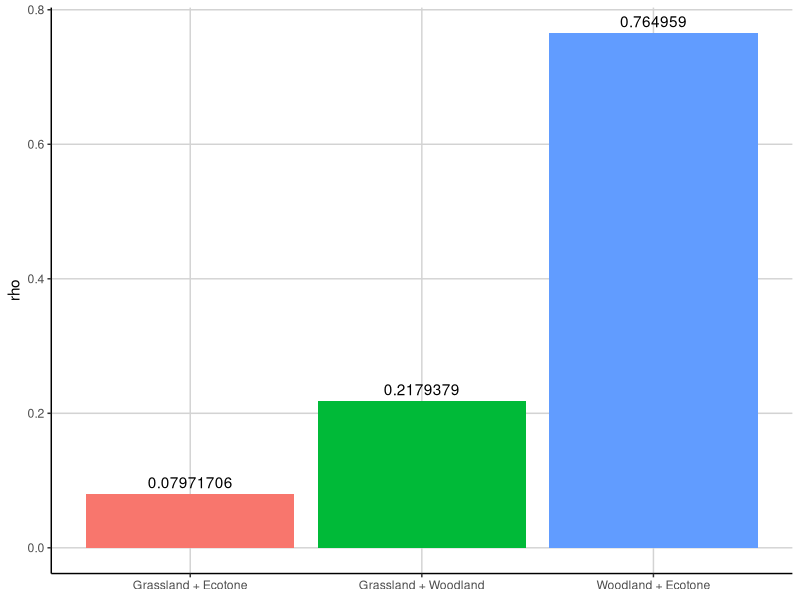
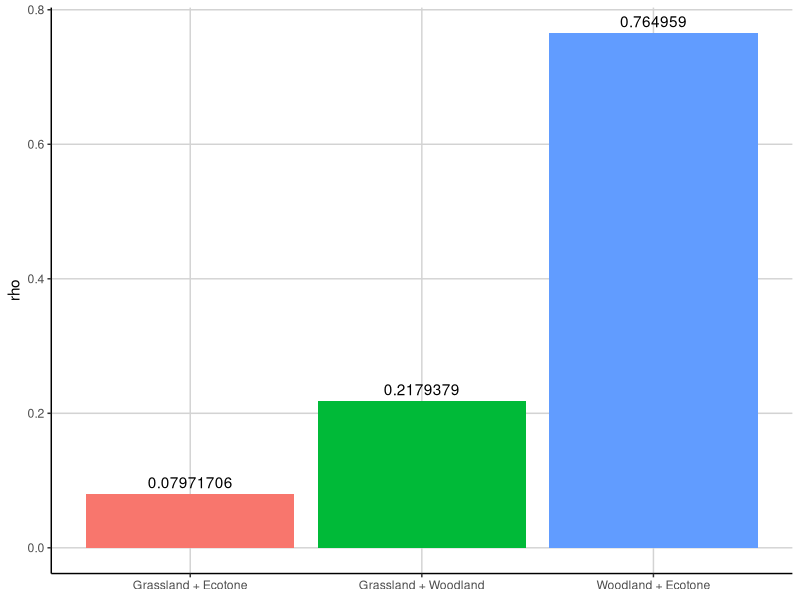

Recreate these plots in R, in order.

# To do -------------------------------------------------------------------

# Calculate alpha diversity
# GLM for alpha diversity V Section
# Boxplot for diversity per section
# Histogram for orders found (stacked per section?)

# Install packages --------------------------------------------------------

#install.packages('tidyverse')
library(tidyverse)
#install.packages('patchwork')
library(patchwork)
#install.packages('vegan')
library(vegan)

# Install data ------------------------------------------------------------

insect_data <- read.csv('group1_leaf_litter_data_new.csv') %>%
  select(1:26) %>% 
  mutate(wood_name = as.factor(wood_name)) %>%
  mutate(transect_point = as.factor(transect_point)) %>%
  select(transect_point, isopods:dermaptera) %>%
  pivot_longer(cols = isopods:dermaptera,
               names_to = "species",
               values_to = "amount") %>%
  pivot_wider(names_from = transect_point,
              values_from = amount)

View(insect_data)

str(insect_data)

# the rows have been added in excel to remove error message (easier than R):
species_data <-
  read.csv('group1_leaf_litter_species_frequency_data.csv', header = TRUE)

View(species_data)

alpha_data <- 
  read.csv('group1_leaf_litter_alpha_diversity_data.csv', header = TRUE)

View(alpha_data)

# Alpha diversity ---------------------------------------------------------

# Grassland Vs Ecotone
cor.test(alpha_data$grassland, alpha_data$ecotone, method = "spearman")

# Woodland Vs Ecotone
cor.test(alpha_data$woodland, alpha_data$ecotone, method = "spearman")

# Woodland Vs Grassland
cor.test(alpha_data$woodland, alpha_data$grassland, method = "spearman")

# GLM ---------------------------------------------------------------------

combination <-
  c("Grassland + Ecotone",
    "Woodland + Ecotone",
    "Grassland + Woodland")
rho <- c(0.07971706, 0.764959, 0.2179379)

glm_matrix <- data.frame(combination, rho)

View(glm_matrix)

# Rho plot ----------------------------------------------------------------

glm_matrix %>%
  ggplot(aes(
    x = combination,
    y = rho,
    label = rho,
    fill = combination
  )) +
  geom_col() +
  geom_text(vjust = -0.5) +
  theme(
    axis.title.x = element_blank(),
    panel.background = element_blank(),
    panel.grid.major = element_line(colour = "lightgrey"),
    axis.line = element_line(colour = "black"),
    legend.position = "none"
  )

ggsave("alpha_diversity_hist.jpeg")

# Histogram ---------------------------------------------------------------


